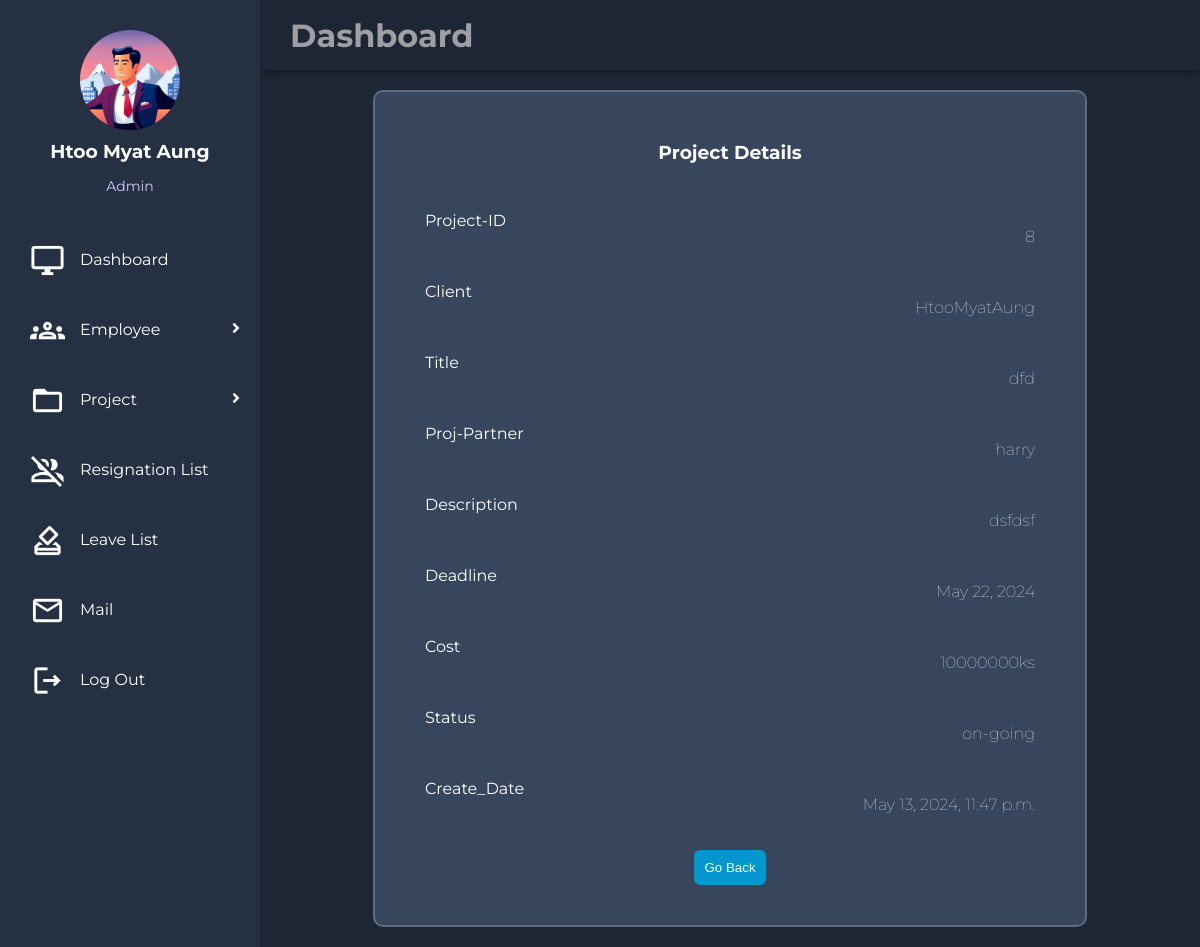
The page /ems/proj/detail/8/ (signed in) on the database its author committed.
### EMS_HR/models.py (models this page shows, shortened)
class empdetailModel(models.Model):
    id = models.AutoField(primary_key=True)
    name = models.CharField(max_length=50)
    address = models.TextField()
    birthday = models.DateField()
    image = models.ImageField()
    user = models.OneToOneField(User, on_delete=models.CASCADE)

class empcreateModel(models.Model):
    id = models.AutoField(primary_key=True)
    user = models.OneToOneField(User, on_delete=models.CASCADE)
    phone = models.CharField(max_length=16)
    salary = models.CharField(max_length=50)
    position = models.ForeignKey(positionModel, on_delete=models.CASCADE, default=None)
    gender = models.ForeignKey(genderModel, on_delete=models.CASCADE, default=None)
    image = models.ImageField(default=None, blank=True)
    create_at = models.DateTimeField(default=None)

class positionModel(models.Model):
    name = models.CharField(max_length=50)

class projectModel(models.Model):
    client = models.CharField(max_length=50)
    title = models.CharField(max_length=50)
    partner = models.CharField(max_length=50)
    description = models.TextField(default=None)
    deadline = models.DateField()
    cost = models.CharField(max_length=50)
    status = models.CharField(max_length=12,default='on-going')
    create_at = models.DateTimeField(default=None)

### EMS_HR/views.py (the view)
# urls.py: path('proj/detail/<int:post_id>/', proj_detail),
@permission_required('EMS_HR.view_projectmodel', login_url='login')
def proj_detail(request,post_id):
    project = projectModel.objects.get(id=post_id)
    return render(request,'proj_detail.html',{'project':project})

### utils/context_processor.py (called while the page is built)
def profile(request):
    try:
        userdetail = empdetailModel.objects.get(user_id = request.user.id)
        return {'userdetail':userdetail}
    except Exception:
        return {'userdetail':None}

def create(request):
    try:
        empdetail = empcreateModel.objects.get(user_id = request.user.id)
        return {'empdetail':empdetail}
    except Exception:
        return {'empdetail':None}

### EMS_HR/templates/proj_detail.html (shortened to what this page needs)
{% extends "base.html" %}
{% block body%}
{% load static %}
<link rel="stylesheet" href="{%static 'css/style4.css'%}">
<main class="main-container">
    <div class="box">
        <div class="box-detail">
            <h3>Project Details</h3><br>
            <div class="detail">
                <label>Project-ID</label>
                <p>{{project.id}}</p>
            </div>
            <div class="detail">
                <label>Client</label>
                <p>{{project.client}}</p>
            </div>
            <div class="detail">
                <label>Title</label>
                <p>{{project.title}}</p>
            </div>
            <div class="detail">
                <label>Proj-Partner</label>
                <p>{{project.partner}}</p>
            </div>
            <div class="detail">
                <label>Description</label>
                <p>{{project.description}}</p>
            </div>
            <div class="detail">
                <label>Deadline</label>
                <p>{{project.deadline}}</p>
            </div>
            <div class="detail">
                <label>Cost</label>
                <p>{{project.cost}}</p>
            </div>
            <div class="detail">
                <label>Status</label>
                <p>{{project.status}}</p>
            </div>
            <div class="detail">
                <label>Create_Date</label>
                <p>{{project.create_at}}</p>
            </div>
            <div class="button">
                <a href="/ems/proj/view"><button>Go Back</button></a>
            </div>
        </div>
    </div>
</main>
{% endblock %}

### templates/sidebar.html (shortened to what this page needs)
{% load static %}
<!DOCTYPE html>
<html>
    <body>
      <aside id="sidebar">
        {%if userdetail.image %}
		    <div class="profile">
                <a href="/ems/profile/create/"><img src="{{ userdetail.image.url }}"></a>
                <h3>{{ userdetail.name}}</h3>
                <p>{{ empdetail.position.name }}</p>
            </div>
            {% else %}
            <div class="profile">
                <a href="/ems/profile/create"><img src="{% static 'images/profile.jpg' %}"></a>
            </div>
            {% endif %}
        <div class="menu">
            <div class="item"><a href="/ems/dashboard"><span class="material-icons-outlined">desktop_windows</span>Dashboard</a></div>
            {% if empdetail.position.name == "Admin" %}
            <div class="item"><a class="sub-btn"><span class="material-icons-outlined">groups</span>Employee
                <i class="fas fa-angle-right dropdown"></i>
                </a>
            </div>
            {% endif %}
            {% if empdetail.position.name == "Admin"%}
            <div class="item" ><a class="sub-btn"><span class="material-icons-outlined">folder_open</span>Project
                <i class="fas fa-angle-right dropdown"></i>
                </a>
            </div>
            {% endif %}
            {% if empdetail.position.name == "Admin" %}
            <div class="item"><a href="/ems/res/view"><span class="material-icons-outlined">group_off</span>Resignation List</a></div>
            <div class="item"><a href="/ems/leave/view"><span class="material-icons-outlined">how_to_vote</span>Leave List</a></div>
            {% elif empdetail.position.name == "Manager" %}
            <div class="item"><a href="/ems/res/create"><span class="material-icons-outlined">group_off</span>Resignation</a></div>
            <div class="item"><a href="/ems/leave/create"><span class="material-icons-outlined">how_to_vote</span>Leave</a></div>
            {% elif empdetail.position.name == "Project Manager" %}
            <div class="item"><a href="/ems/res/create"><span class="material-icons-outlined">group_off</span>Resignation</a></div>
            <div class="item"><a href="/ems/leave/create"><span class="material-icons-outlined">how_to_vote</span>Leave</a></div>
            {% elif empdetail.position.name == "Developer" %}
            <div class="item"><a href="/ems/res/create"><span class="material-icons-outlined">group_off</span>Resignation</a></div>
            <div class="item"><a href="/ems/leave/create"><span class="material-icons-outlined">how_to_vote</span>Leave</a></div>
            {% endif %}
            {% if empdetail.position.name == "Admin" %}
            <div class="item"><a href="/ems/mail"><span class="material-icons-outlined">email</span>Mail</a></div>
            {% elif empdetail.position.name == "Manager" %}
            <div class="item"><a href="/ems/mail"><span class="material-icons-outlined">email</span>Mail</a></div>
            {% elif empdetail.position.name == "Developer" %}
            <div class="item"><a href="/ems/mail"><span class="material-icons-outlined">email</span>Mail</a></div>
            {% elif empdetail.position.name == "Project Manager" %}
            <div class="item"><a href="/ems/mail"><span class="material-icons-outlined">email</span>Mail</a></div>
            {% endif %}
            <div class="item"><a href="/logout"><span class="material-icons-outlined">logout</span>Log Out</a></div>
        </div>
       </aside>
    </body>
</html>

### static/css/style1.css (style rules this page uses)
body { margin: 0; padding: 0; background-color: #1d2634; color: #9e9ea4; font-family: 'Montserrat', sans-serif; }
.material-icons-outlined { vertical-align: middle; line-height: 1px; font-size: 35px; }
.menu { width:100%; }
#sidebar { grid-area: sidebar; height: 100%; background-color: #263043; overflow-y: auto; transition: all 0.5s; -webkit-transition: all 0.5s; }
.main-container { grid-area: main; overflow-y: auto; padding: 20px 20px; color: rgba(255, 255, 255, 0.95); }
#sidebar .menu { width: 100%; margin-top: 30px; }
#sidebar .menu .item { position: relative; cursor: pointer; }
#sidebar .menu .item a { color: #fff; font-size: 16px; text-decoration: none; display: block; padding: 5px 30px; line-height: 60px; }
#sidebar .menu .item i { margin-right: 15px; }
.item span { margin-right:15px; }
#sidebar .menu .item a .dropdown { position: absolute; right: 0; margin: 20px; transition: 0.3s ease; }
.profile { margin-top:30px; margin-bottom:15px; text-align:center; }
.profile img { display:block; width: 100px; height:100px; border-radius: 50%; margin: 0 auto; }
.profile h3 { color: #ffffff; margin:10px 0 5px; }
.profile p { color:rgba(206,204,253); font-size:14px; }

### static/css/style4.css (style rules this page uses)
.box { display:flex; justify-content:center; text-align:center; width:100%; height:auto; box-sizing:border-box; }
.box-detail { width:70%; background-color:#37455d; border:2px solid rgba(255, 255, 255, .2); color:#fff; border-radius: 10px; padding:30px 40px; }
.detail { display:flex; justify-content:space-between; padding:10px; }
.detail >p { font-size:medium; font-weight:100; }
button { outline:none; border:none; cursor:pointer; border-radius:6px; padding:10px; color:#fff; background-color:#0298cf; }
.button { padding:10px; }

### rows shown on the page
empdetailModel: image (picture), name "Htoo Myat Aung"
empcreateModel: position.name "Admin"
projectModel: id "8", client "HtooMyatAung", title "dfd", partner "harry", description "dsfdsf", deadline "May 22, 2024", cost "10000000ks", status "on-going", create_at "May 13, 2024, 11:47 p.m."
